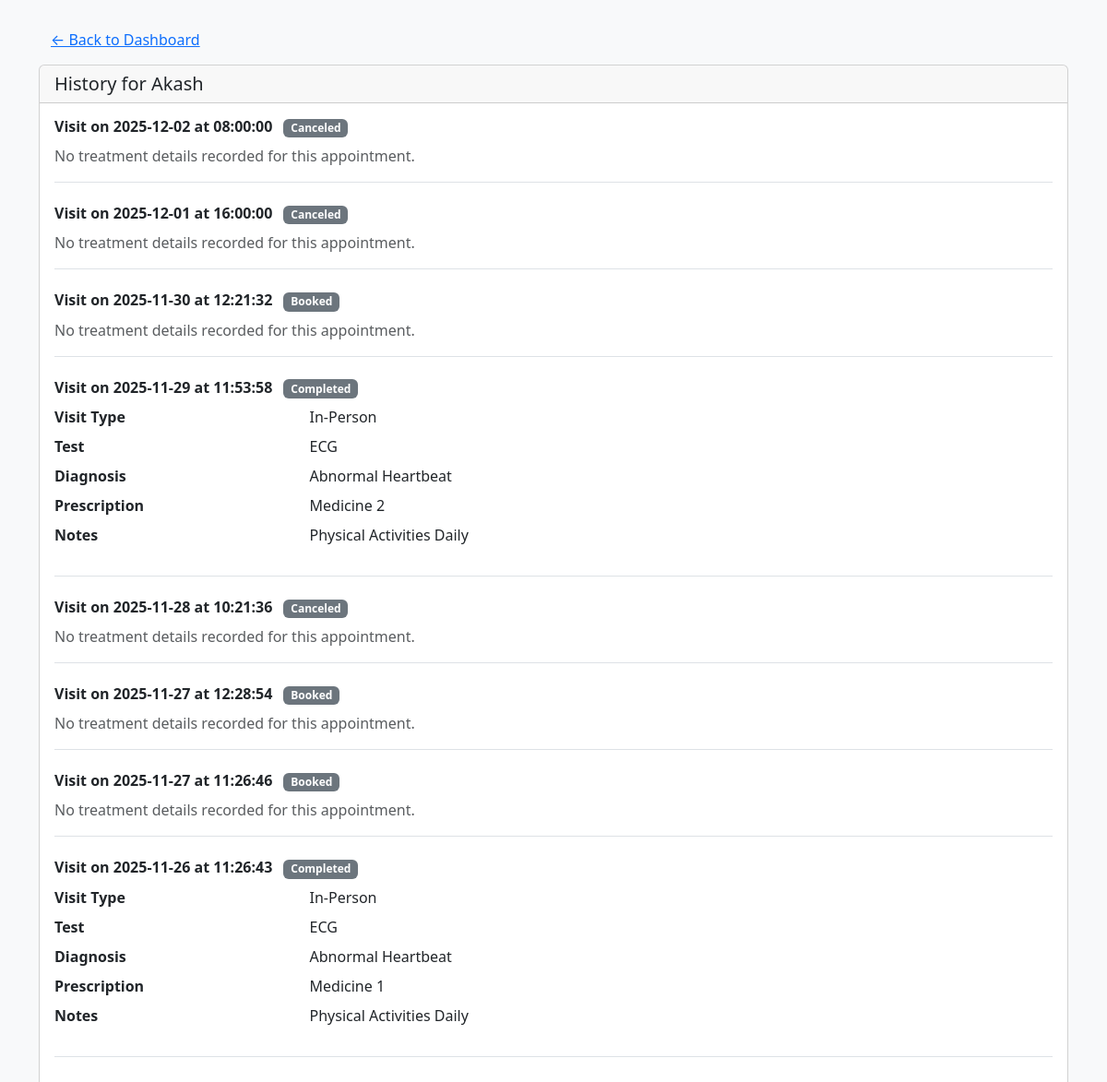
Screenshot of /doctor/patient/1/history (signed in) with the database file from the repository.
### backend/models.py (models this page shows, shortened)
class Patient(db.Model , UserMixin):
    __tablename__ = "patient"
    id  = db.Column(db.Integer , primary_key = True , autoincrement = True)
    name = db.Column(db.String , nullable = False)
    email = db.Column(db.String, unique = True , nullable = False)
    password = db.Column(db.String, nullable = False)
    phone = db.Column(db.String, nullable =False)
    status = db.Column(db.String, nullable =False, default='Active')
    created_appointments = db.relationship("Appointment", backref = "patient")

class Appointment(db.Model):
    __tablename__ = "appointment"
    id  = db.Column(db.Integer , primary_key = True , autoincrement = True)
    pat_id = db.Column(db.Integer, db.ForeignKey ("patient.id"), nullable = False)
    doc_id = db.Column(db.Integer, db.ForeignKey ("doctor.id"), nullable = False)
    dept_id = db.Column(db.Integer, db.ForeignKey ("department.id"), nullable = False)
    date = db.Column(db.Date, default=datetime.date.today, nullable = False)
    time = db.Column(db.Time, default=lambda: datetime.datetime.now().time(), nullable = False)
    status = db.Column(db.String, nullable = False, default='Booked')
    treatments = db.relationship("Treatment", backref = "appointment")

class Treatment(db.Model):
    __tablename__ = "treatment"
    id  = db.Column(db.Integer , primary_key = True , autoincrement = True)
    appoint_id = db.Column(db.Integer, db.ForeignKey ("appointment.id"), nullable = False)
    visit_dt = db.Column(db.DateTime, nullable=False, default=datetime.datetime.utcnow)
    visit_type = db.Column(db.String(50))
    test = db.Column(db.String(50))
    diagnosis = db.Column(db.String, nullable = True)
    prescription = db.Column(db.String, nullable = True)
    notes = db.Column(db.String, nullable = True)

### backend/routes.py (the view)
@app.route("/doctor/patient/<int:patient_id>/history")
@login_required
def patient_history(patient_id):
    doctor_id = current_user.id
    patient = Patient.query.get_or_404(patient_id)
    appointments = (
        Appointment.query
        .filter_by(doc_id=doctor_id)
        .order_by(Appointment.date.desc(), Appointment.time.desc())
        .all()
    )
    from sqlalchemy.orm import joinedload
    appointments = (
        Appointment.query
        .options(joinedload(Appointment.treatments))
        .filter(
            Appointment.doc_id == doctor_id,
            Patient.id == patient_id
        )
        .order_by(Appointment.date.desc(), Appointment.time.desc())
        .all()
    )
    return render_template(
        "doctor/patient_history.html",
        patient=patient,
        appointments=appointments,
    )

### app.py (called while the page is built)
def create_app():
    app = Flask(__name__)
    app.config["SQLALCHEMY_DATABASE_URI"] = "sqlite:///Hospital_db.sqlite3"
    db.init_app(app)
    app.config["SECRET_KEY"] = "Thisismysecret"
    login_manager = LoginManager(app)
    @login_manager.user_loader
    def load_user(email):
        return db.session.query(Patient).filter_by(email = email).first() or \
        db.session.query(Admin).filter_by(email = email).first() or \
        db.session.query(Doctor).filter_by(email = email).first()
    app.app_context().push()
    db.create_all()
    return app

### templates/doctor/patient_history.html (shortened to what this page needs)
<!DOCTYPE html>
<html lang="en">
<head>
    <link href="https://cdn.jsdelivr.net/npm/bootstrap@5.3.7/dist/css/bootstrap.min.css" rel="stylesheet">
</head>
<body class="bg-light">
    <div class="container mt-4">
        <a href="{{ back_url if back_url is defined else url_for('doc_dashboard') }}" class="btn btn-link">
            &larr; Back to Dashboard
        </a>
        <div class="card mt-2">
            <div class="card-header">
                <h5 class="mb-0">History for {{ patient.name }}</h5>
            </div>
            <div class="card-body">
                {% if appointments %}
                {% for appt in appointments %}
                <div class="mb-4 pb-3 border-bottom">
                    <h6 class="fw-bold">
                        Visit on {{ appt.date }} at {{ appt.time }}
                        <span class="badge bg-secondary ms-2">{{ appt.status }}</span>
                    </h6>
                    {% if appt.treatments %}
                    {% for t in appt.treatments %}
                    <dl class="row mb-2">
                        <dt class="col-sm-3">Visit Type</dt>
                        <dd class="col-sm-9">{{ t.visit_type or '-' }}</dd>
                        <dt class="col-sm-3">Test</dt>
                        <dd class="col-sm-9">{{ t.test or '-' }}</dd>
                        <dt class="col-sm-3">Diagnosis</dt>
                        <dd class="col-sm-9">{{ t.diagnosis or '-' }}</dd>
                        <dt class="col-sm-3">Prescription</dt>
                        <dd class="col-sm-9">{{ t.prescription or '-' }}</dd>
                        <dt class="col-sm-3">Notes</dt>
                        <dd class="col-sm-9">{{ t.notes or '-' }}</dd>
                    </dl>
                    {% endfor %}
                    {% else %}
                    <p class="text-muted mb-0">No treatment details recorded for this appointment.</p>
                    {% endif %}
                </div>
                {% endfor %}
                {% else %}
                <p class="text-muted">No history available for this patient.</p>
                {% endif %}
            </div>
        </div>
    </div>
</body>
</html>

### rows the page displays
Patient: name "Akash"
Appointment: date "2025-12-02", time "08:00:00", status "Canceled", shows "No treatment details recorded for this appointment."
Appointment: date "2025-12-01", time "16:00:00", status "Canceled", shows "No treatment details recorded for this appointment."
Appointment: date "2025-11-30", time "12:21:32", status "Booked", shows "No treatment details recorded for this appointment."
Appointment: date "2025-11-29", time "11:53:58", status "Completed"
Treatment: visit_type "In-Person", test "ECG", diagnosis "Abnormal Heartbeat", prescription "Medicine 2", notes "Physical Activities Daily"
Appointment: date "2025-11-28", time "10:21:36", status "Canceled", shows "No treatment details recorded for this appointment."
Appointment: date "2025-11-27", time "12:28:54", status "Booked", shows "No treatment details recorded for this appointment."
Appointment: date "2025-11-27", time "11:26:46", status "Booked", shows "No treatment details recorded for this appointment."
Appointment: date "2025-11-26", time "11:26:43", status "Completed"
Treatment: visit_type "In-Person", test "ECG", diagnosis "Abnormal Heartbeat", prescription "Medicine 1", notes "Physical Activities Daily"
